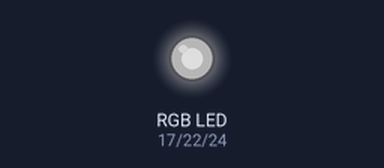
A program run on a simulated Raspberry Pi (BCM pin numbers). On the bench: an RGB LED mixed from three pins (HIGH = lit). Dim RGB values are drawn brighter than linear. At 25.0 s the program stops and its outputs stay as they are.

Above: at 0.1 s.
At 5.1 s:
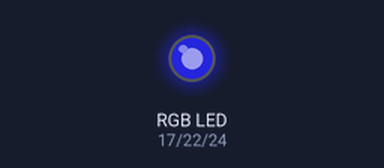
At 10.1 s:
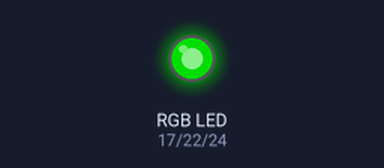
At 15.1 s:
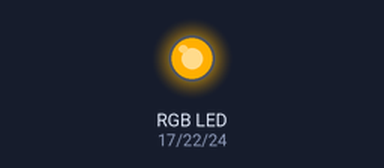
At 20.1 s:
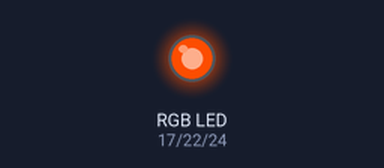
At 25.1 s:
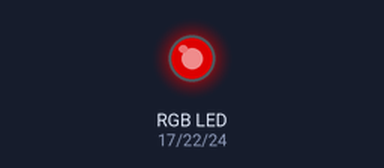
Timing chart, 0 to 26.5 s (numbered marks = the images above):
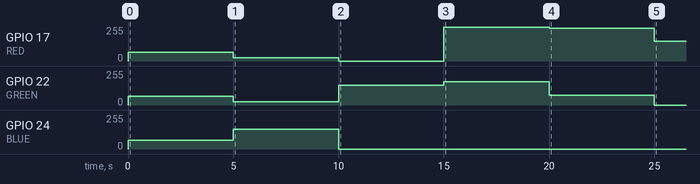

Measured:
- by itself, GPIO 17 (RED): 0/255 → 65/255 at 0.00 s, → 25/255 5.0 s later, → 0/255 5.0 s later, → 255/255 5.0 s later, … (6 changes in this stretch)
- by itself, GPIO 24 (BLUE): 0/255 → 65/255 at 0.00 s, → 150/255 5.0 s later, → 0/255 5.0 s later
- by itself, GPIO 22 (GREEN): 0/255 → 65/255 at 0.00 s, → 25/255 5.0 s later, → 150/255 5.0 s later, → 175/255 5.0 s later, … (6 changes in this stretch)

The program:

Power_LED_Test.py
```python
import sys
import time
import pigpio

pi = pigpio.pi()

# Set RGB Pins
RED   = 17
GREEN = 22
BLUE  = 24

#GREY
pi.set_PWM_dutycycle(RED, 65)
pi.set_PWM_dutycycle(GREEN,65)
pi.set_PWM_dutycycle(BLUE,65)
time.sleep(5)
#BLUE
pi.set_PWM_dutycycle(RED, 25)
pi.set_PWM_dutycycle(GREEN,25)
pi.set_PWM_dutycycle(BLUE, 150)
time.sleep(5)
#GREEN
pi.set_PWM_dutycycle(RED,0)
pi.set_PWM_dutycycle(GREEN,150)
pi.set_PWM_dutycycle(BLUE,0)
time.sleep(5)
#YELLOW
pi.set_PWM_dutycycle(RED, 255)
pi.set_PWM_dutycycle(GREEN,175)
pi.set_PWM_dutycycle(BLUE,0)
time.sleep(5)
#ORANGE
pi.set_PWM_dutycycle(RED, 245)
pi.set_PWM_dutycycle(GREEN,75)
pi.set_PWM_dutycycle(BLUE,0)
time.sleep(5)
#RED
pi.set_PWM_dutycycle(RED, 150)
pi.set_PWM_dutycycle(GREEN,0)
pi.set_PWM_dutycycle(BLUE,0)

pi.stop()
```
